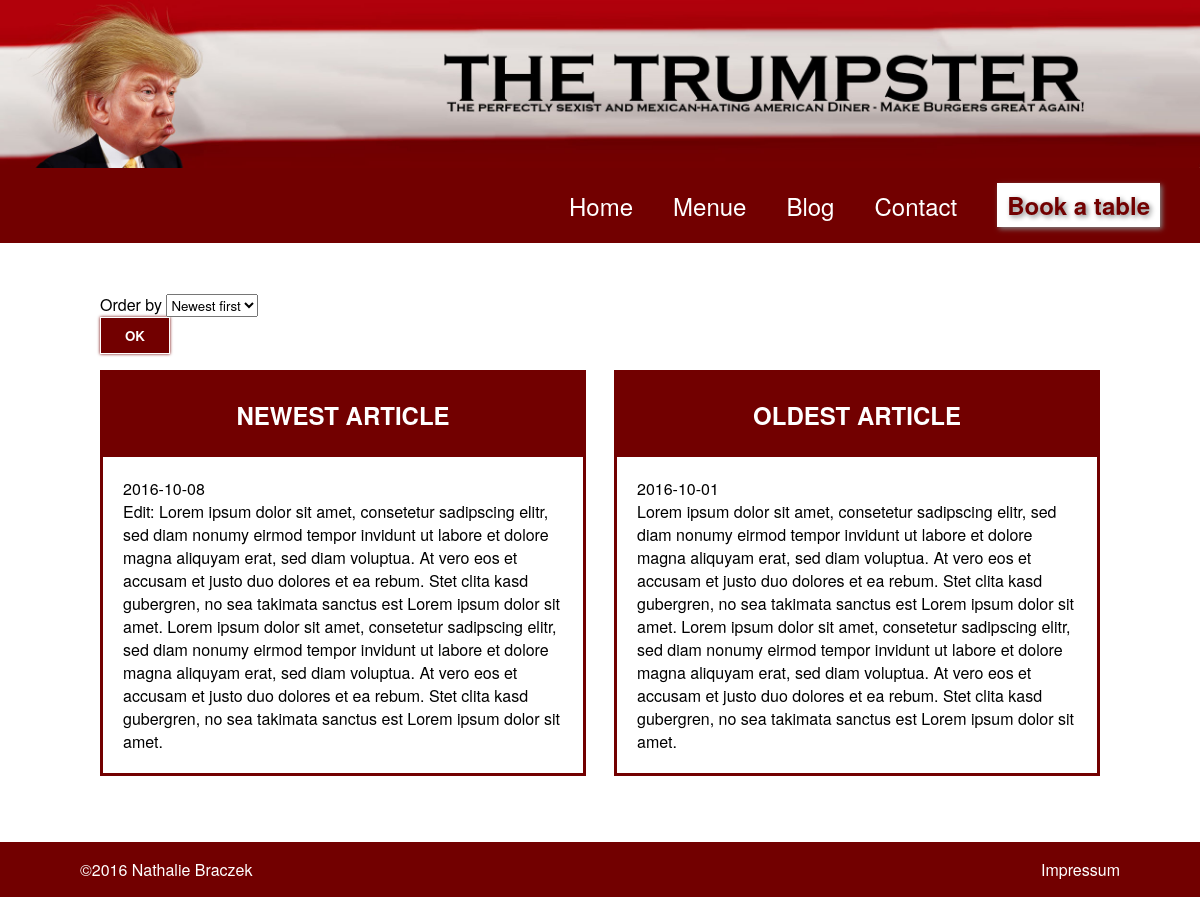
The page /src/public/articles.php on the database its author committed.
### tables this page shows
CREATE TABLE `article` (
  `Article_ID` int(11) NOT NULL,
  `Article_Title` varchar(64) NOT NULL,
  `Article_Created` date NOT NULL,
  `Article_Content` mediumtext NOT NULL
);

### src/classes/Repository.php (called while the page is built, shortened)
<?php
abstract class Repository
{
    protected $database;
    protected $prefix;
    public function __construct($database)
    {
        $this->database = $database;
    }
    protected function getMultiple($sql)
    {
        $result = mysqli_query($this->database, $sql, MYSQLI_ASSOC);
        $all = [];
        foreach ($result->fetch_all(MYSQLI_ASSOC) as $row)
        {
            $all[$row[$this->prefix . 'ID']] = (object)$row;
        }
        return $all;
    }
}

### src/classes/ArticleRepo.php (called while the page is built, shortened)
<?php
class ArticleRepo extends Repository
{
    protected $table = 'article';
    protected $prefix = 'Article_';
    public function getAll($orderDirection = 'DESC')
    {
        return $this->getMultiple("SELECT * FROM {$this->table} ORDER BY {$this->prefix}Created $orderDirection");
    }
}

### src/public/articles.php (the view, shortened to what this page needs)
<?php
$databaseConnection = new DatabaseConnection();
$database           = $databaseConnection->connect();
$articlesRepo       = new ArticleRepo($database);
$orderDirections = [
    'DESC' => 'Newest first',
    'ASC'  => 'Oldest first'
];
$order  = isset($_POST['order']) ? $_POST['order'] : 'DESC';
$articles = $articlesRepo->getAll($order);
?>
<html>
    <head>
        <link rel="stylesheet" type="text/css" href="css/restaurantStyle.css"/>
    </head>
    <body>
        <?php include "partial/header.php"; ?>
        <div class="content">
            <form action="articles.php" method="post">
                <label for="order">Order by</label>
                <select name="order" title="Order" onchange="getElementById('filter_button').click();">
                    <?php foreach ($orderDirections as $value => $label) :?>
                        <option value="<?php echo $value; ?>"<?php echo $order == $value ? " selected" : ""; ?>><?php echo $label; ?></option>
                    <?php endforeach; ?>
                </select>
                <button id="filter_button" type="submit">Ok</button>
            </form>
            <div class="container">
                <?php foreach ($articles as $article) : ?>
                    <div class="box">
                        <h2 class="title"><?php echo $article->Article_Title; ?></h2>
                        <p class="padding">
                            <?php echo $article->Article_Created; ?><br>
                            <?php echo $article->Article_Content; ?>
                        </p>
                    </div>
                <?php endforeach; ?>
            </div>
        </div>
        <?php include "partial/footer.php"; ?>
    </body>
</html>

### src/public/css/restaurantStyle.css (style rules this page uses)
* { margin:0; padding:0; font-family: "Helvetica Neue", Helvetica, Arial, sans-serif; }
html, body { height: 100%; margin-bottom: 1px; }
h1,h2,h3 { font-weight: 900; }
.content { margin: 50px 100px 50px 100px; }
.container { display: -webkit-box; display: -moz-box; display: -ms-flexbox; display: -webkit-flex; display: flex; flex-direction: row; flex-wrap: wrap; justify-content: space-between; align-items: stretch; align-content: space-around; }
.box { border: solid #720000; width: 48%; min-height: 300px; margin: 1em 0; }
.padding { padding: 20px; }
.title { background-color: #720000; color: white; padding: 25px; text-align: center; text-transform: uppercase; }
button, a.button { background-color: #720000; color: White; font-weight: bold; padding: .5rem 1.5rem; text-decoration: none; text-transform: uppercase; display: block; border: 1px solid White; box-shadow: 0 0 3px #720000; }

### rows shown on the page
article: Article_Title "NEWEST ARTICLE", Article_Created "2016-10-08", Article_Content "Edit: Lorem ipsum dolor sit amet, consetetur sadipscing elitr, sed diam nonumy eirmod tempor invidunt ut labore et dolore magna aliquyam erat, sed diam voluptua. At vero eos et accusam et justo duo dolores et ea rebum. Stet clita kasd gubergren, no sea takimata sanctus est Lorem ipsum dolor sit amet. Lorem ipsum dolor sit amet, consetetur sadipscing elitr, sed diam nonumy eirmod tempor invidunt ut labore et dolore magna aliquyam erat, sed diam voluptua. At vero eos et accusam et justo duo dolores et ea rebum. Stet clita kasd gubergren, no sea takimata sanctus est Lorem ipsum dolor sit amet."
article: Article_Title "OLDEST ARTICLE", Article_Created "2016-10-01", Article_Content "Lorem ipsum dolor sit amet, consetetur sadipscing elitr, sed diam nonumy eirmod tempor invidunt ut labore et dolore magna aliquyam erat, sed diam voluptua. At vero eos et accusam et justo duo dolores et ea rebum. Stet clita kasd gubergren, no sea takimata sanctus est Lorem ipsum dolor sit amet. Lorem ipsum dolor sit amet, consetetur sadipscing elitr, sed diam nonumy eirmod tempor invidunt ut labore et dolore magna aliquyam erat, sed diam voluptua. At vero eos et accusam et justo duo dolores et ea rebum. Stet clita kasd gubergren, no sea takimata sanctus est Lorem ipsum dolor sit amet."

### other values the page prints
form field order "Newest first"
